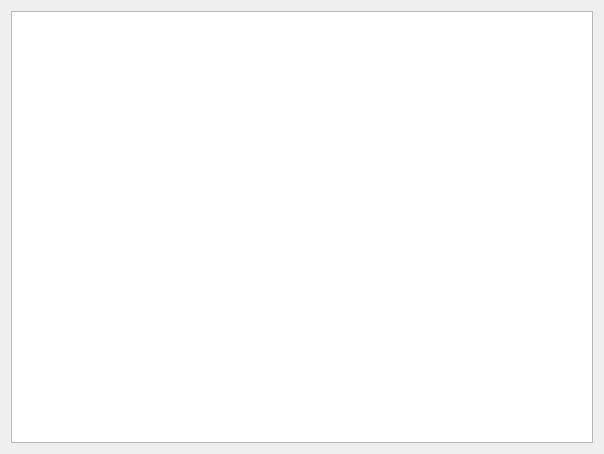
<?xml version="1.0" encoding="UTF-8"?>
<ui version="4.0">
 <class>HexDumpSecond</class>
 <widget class="QDialog" name="HexDumpSecond">
  <property name="geometry">
   <rect>
    <x>0</x>
    <y>0</y>
    <width>604</width>
    <height>454</height>
   </rect>
  </property>
  <property name="windowTitle">
   <string>Dialog</string>
  </property>
  <property name="windowIcon">
   <iconset resource="icons.qrc">
    <normaloff>:/icons/Resouces/text_x_hex.png</normaloff>:/icons/Resouces/text_x_hex.png</iconset>
  </property>
  <layout class="QVBoxLayout" name="verticalLayout">
   <item>
    <widget class="QPlainTextEdit" name="plainTextEdit">
     <property name="readOnly">
      <bool>true</bool>
     </property>
    </widget>
   </item>
  </layout>
 </widget>
 <resources>
  <include location="icons.qrc"/>
 </resources>
 <connections/>
</ui>
